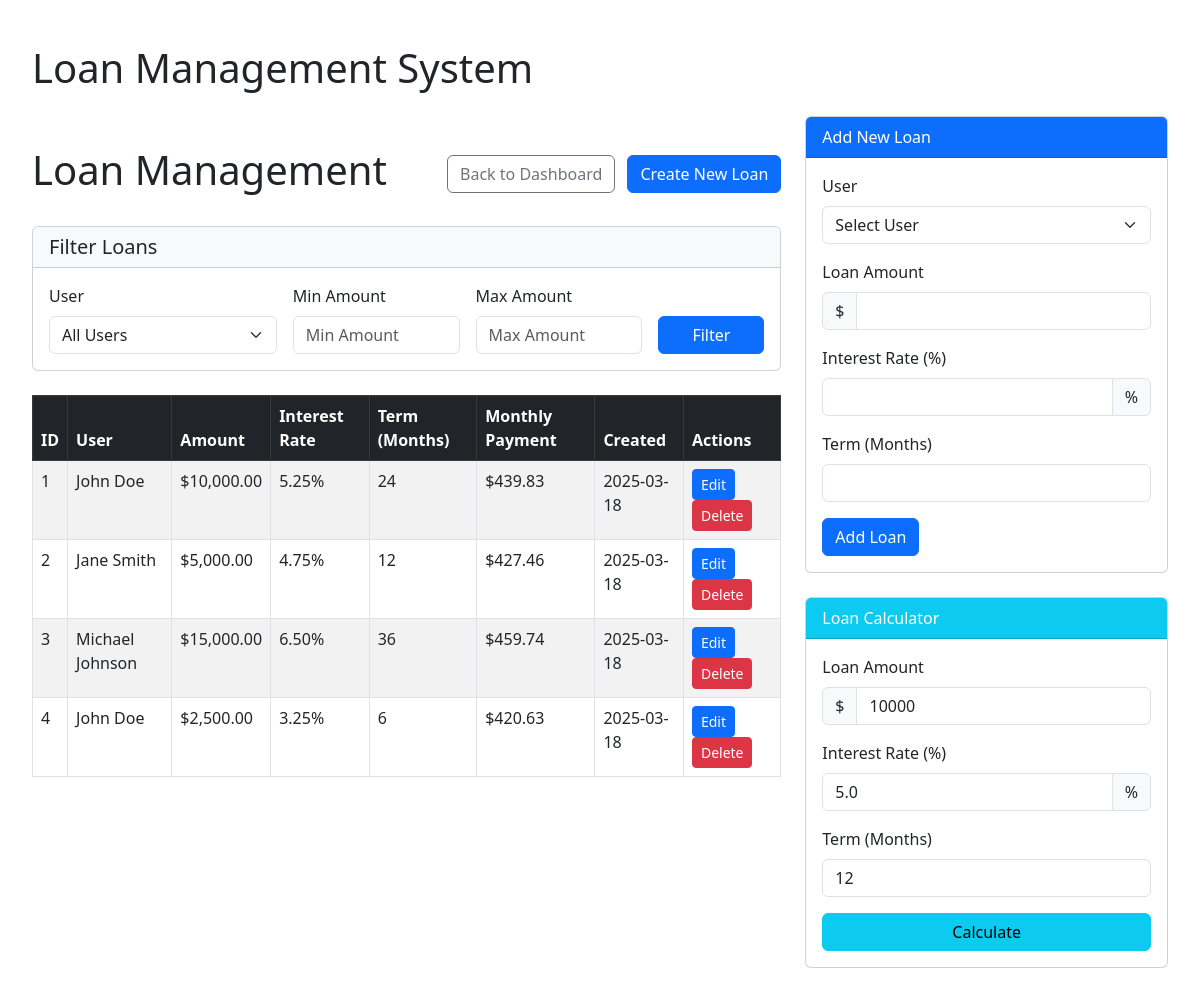
The page / on the database its author committed.
### tables this page shows
CREATE TABLE IF NOT EXISTS loans (
    id INT AUTO_INCREMENT PRIMARY KEY,
    user_id INT NOT NULL,
    amount DECIMAL(10, 2) NOT NULL,
    interest_rate DECIMAL(5, 2) NOT NULL,
    term_months INT NOT NULL,
    created_at DATETIME NOT NULL,
    updated_at DATETIME NOT NULL,
    FOREIGN KEY (user_id) REFERENCES users(id)
);

CREATE TABLE IF NOT EXISTS users (
    id INT AUTO_INCREMENT PRIMARY KEY,
    name VARCHAR(100) NOT NULL,
    email VARCHAR(100) NOT NULL UNIQUE,
    phone VARCHAR(20),
    address TEXT,
    created_at DATETIME NOT NULL,
    updated_at DATETIME NOT NULL
);

### Service/LoanService.php (called while the page is built, shortened)
<?php
class LoanService {
    private $loanRepository;
    public function __construct(LoanRepository $loanRepository) {
        $this->loanRepository = $loanRepository;
    }
    public function getAllLoans(int $page = 1, int $perPage = 10) {
        $result = $this->loanRepository->getAllLoans($page, $perPage);
        $loans = [];
        foreach ($result['loans'] as $loanData) {
            $loans[] = Loan::fromArray($loanData);
        }
        return [
            'loans' => $loans,
            'total' => $result['total'],
            'page' => $result['page'],
            'perPage' => $result['perPage'],
            'totalPages' => $result['totalPages']
        ];
    }
    public function calculateMonthlyPayment(float $amount, float $interestRate, int $termMonths) {
        $monthlyInterestRate = $interestRate / 12 / 100;
        $monthlyPayment = ($monthlyInterestRate * $amount) /
                          (1 - pow(1 + $monthlyInterestRate, -$termMonths));
        return round($monthlyPayment, 2);
    }
}

### Repository/LoanRepository.php (called while the page is built, shortened)
<?php
class LoanRepository {
    private $db;
    public function __construct(PDO $db) {
        $this->db = $db;
    }
    public function getAllLoans(int $page = 1, int $perPage = 10) {
        $offset = ($page - 1) * $perPage;
        $countStmt = $this->db->query("SELECT COUNT(*) FROM loans");
        $total = $countStmt->fetchColumn();
        $totalPages = ceil($total / $perPage);
        $stmt = $this->db->prepare("
            SELECT * FROM loans
            ORDER BY created_at DESC
            LIMIT ? OFFSET ?
        ");
        $stmt->bindValue(1, $perPage, PDO::PARAM_INT);
        $stmt->bindValue(2, $offset, PDO::PARAM_INT);
        $stmt->execute();
        $loans = $stmt->fetchAll(PDO::FETCH_ASSOC);
        return [
            'loans' => $loans,
            'total' => $total,
            'page' => $page,
            'perPage' => $perPage,
            'totalPages' => $totalPages
        ];
    }
}

### Model/Loan.php (called while the page is built, shortened)
<?php
class Loan {
    private $id;
    private $amount;
    private $interestRate;
    private $termMonths;
    private $createdAt;
    public static function fromArray(array $data): Loan {
        $loan = new self();
        $loan->id = $data['id'] ?? null;
        $loan->userId = $data['user_id'] ?? null;
        $loan->amount = $data['amount'] ?? null;
        $loan->interestRate = $data['interest_rate'] ?? null;
        $loan->termMonths = $data['term_months'] ?? null;
        $loan->createdAt = $data['created_at'] ?? null;
        $loan->updatedAt = $data['updated_at'] ?? null;
        return $loan;
    }
    public function getId() {
        return $this->id;
    }
    public function getAmount() {
        return $this->amount;
    }
    public function getInterestRate() {
        return $this->interestRate;
    }
    public function getTermMonths() {
        return $this->termMonths;
    }
    public function getCreatedAt() {
        return $this->createdAt;
    }
}

### index.php (the view, shortened to what this page needs)
<?php
spl_autoload_register(function ($class) {
    $prefix = 'Loan\\';
    $base_dir = __DIR__ . '/';
    $len = strlen($prefix);
    $relative_class = substr($class, $len);
    $file = $base_dir . str_replace('\\', '/', $relative_class) . '.php';
});
try {
    $db = Database::getConnection();
    $loanRepository = new LoanRepository($db);
    $loanService = new LoanService($loanRepository);
    $stmt = $db->query("SELECT id, name FROM users ORDER BY name");
    $users = $stmt->fetchAll(PDO::FETCH_ASSOC);
    $page = isset($_GET['page']) ? (int)$_GET['page'] : 1;
    $perPage = 10;
    $loansData = $loanService->getAllLoans($page, $perPage);
    $loans = $loansData['loans'];
} catch (PDOException $e) {
    $message = "Database error: " . $e->getMessage();
    $messageType = "danger";
}
$editingLoan = null;
?>
<!DOCTYPE html>
<html lang="en">
<head>
    <link href="https://cdn.jsdelivr.net/npm/bootstrap@5.3.0-alpha1/dist/css/bootstrap.min.css" rel="stylesheet">
</head>
<body>
    <div class="container">
        <h1 class="mt-4 mb-4">Loan Management System</h1>
        <div class="row">
            <div class="col-md-8">
                <div class="table-container">
                    <div class="d-flex justify-content-between align-items-center mb-4">
                        <h1>Loan Management</h1>
                        <div>
                            <a href="dashboard.php" class="btn btn-outline-secondary me-2">Back to Dashboard</a>
                            <a href="javascript:void(0);" onclick="document.getElementById('loanForm').scrollIntoView({behavior: 'smooth'});" class="btn btn-primary">Create New Loan</a>
                        </div>
                    </div>
                    <div class="card mb-4">
                        <div class="card-header bg-light">
                            <h5 class="mb-0">Filter Loans</h5>
                        </div>
                        <div class="card-body">
                            <form method="get" class="row g-3">
                                <div class="col-md-4">
                                    <label for="userId" class="form-label">User</label>
                                    <select class="form-select" id="userId" name="user_id">
                                        <option value="">All Users</option>
                                    </select>
                                </div>
                                <div class="col-md-3">
                                    <label for="minAmount" class="form-label">Min Amount</label>
                                    <input type="number" class="form-control" id="minAmount" name="min_amount"
                                           value="<?php echo isset($_GET['min_amount']) ? htmlspecialchars($_GET['min_amount']) : ''; ?>"
                                           placeholder="Min Amount">
                                </div>
                                <div class="col-md-3">
                                    <label for="maxAmount" class="form-label">Max Amount</label>
                                    <input type="number" class="form-control" id="maxAmount" name="max_amount"
                                           value="<?php echo isset($_GET['max_amount']) ? htmlspecialchars($_GET['max_amount']) : ''; ?>"
                                           placeholder="Max Amount">
                                </div>
                                <div class="col-md-2 d-flex align-items-end">
                                    <button type="submit" class="btn btn-primary w-100">Filter</button>
                                </div>
                            </form>
                        </div>
                    </div>
                    <table class="table table-striped table-hover table-bordered">
                        <thead class="table-dark">
                            <tr>
                                <th>ID</th>
                                <th>User</th>
                                <th>Amount</th>
                                <th>Interest Rate</th>
                                <th>Term (Months)</th>
                                <th>Monthly Payment</th>
                                <th>Created</th>
                                <th>Actions</th>
                            </tr>
                        </thead>
                        <tbody>
                            <?php if (count($loans) > 0): ?>
                                <?php foreach ($loans as $loan): ?>
                                    <?php
                                        $userName = "Unknown";
                                        foreach ($users as $user) {
                                            if ($user['id'] == $loan->getUserId()) {
                                                $userName = $user['name'];
                                                break;
                                            }
                                        }
                                        $monthlyPayment = $loanService->calculateMonthlyPayment(
                                            $loan->getAmount(),
                                            $loan->getInterestRate(),
                                            $loan->getTermMonths()
                                        );
                                    ?>
                                    <tr>
                                        <td><?php echo $loan->getId(); ?></td>
                                        <td><?php echo htmlspecialchars($userName); ?></td>
                                        <td>$<?php echo number_format($loan->getAmount(), 2); ?></td>
                                        <td><?php echo $loan->getInterestRate(); ?>%</td>
                                        <td><?php echo $loan->getTermMonths(); ?></td>
                                        <td>$<?php echo number_format($monthlyPayment, 2); ?></td>
                                        <td><?php echo date('Y-m-d', strtotime($loan->getCreatedAt())); ?></td>
                                        <td>
                                            <a href="?edit=<?php echo $loan->getId(); ?>" class="btn btn-sm btn-primary">Edit</a>
                                            <form method="post" style="display: inline;">
                                                <button type="submit" class="btn btn-sm btn-danger" onclick="return confirm('Are you sure you want to delete this loan?')">Delete</button>
                                            </form>
                                        </td>
                                    </tr>
                                <?php endforeach; ?>
                            <?php else: ?>
                                <tr>
                                    <td colspan="8" class="text-center">No loans found</td>
                                </tr>
                            <?php endif; ?>
                        </tbody>
                    </table>
                </div>
            </div>
            <div class="col-md-4">
                <div class="card" id="loanForm">
                    <div class="card-header bg-primary text-white">
                        <?php echo $editingLoan ? 'Edit Loan' : 'Add New Loan'; ?>
                    </div>
                    <div class="card-body">
                        <form method="post">
                            <div class="mb-3">
                                <label for="userId" class="form-label">User</label>
                                <select class="form-select" id="userId" name="userId" required <?php echo $editingLoan ? 'disabled' : ''; ?>>
                                    <option value="">Select User</option>
                                </select>
                            </div>
                            <div class="mb-3">
                                <label for="amount" class="form-label">Loan Amount</label>
                                <div class="input-group">
                                    <span class="input-group-text">$</span>
                                    <input type="number" step="0.01" min="0" class="form-control" id="amount" name="amount"
                                           value="<?php echo $editingLoan ? $editingLoan->getAmount() : ''; ?>" required>
                                </div>
                            </div>
                            <div class="mb-3">
                                <label for="interestRate" class="form-label">Interest Rate (%)</label>
                                <div class="input-group">
                                    <input type="number" step="0.01" min="0" class="form-control" id="interestRate" name="interestRate"
                                           value="<?php echo $editingLoan ? $editingLoan->getInterestRate() : ''; ?>" required>
                                    <span class="input-group-text">%</span>
                                </div>
                            </div>
                            <div class="mb-3">
                                <label for="termMonths" class="form-label">Term (Months)</label>
                                <input type="number" min="1" class="form-control" id="termMonths" name="termMonths"
                                       value="<?php echo $editingLoan ? $editingLoan->getTermMonths() : ''; ?>" required>
                            </div>
                            <div class="d-grid gap-2 d-md-flex">
                                <button type="submit" class="btn btn-primary">
                                    <?php echo $editingLoan ? 'Update Loan' : 'Add Loan'; ?>
                                </button>
                            </div>
                        </form>
                    </div>
                </div>
                <div class="card mt-4">
                    <div class="card-header bg-info text-white">
                        Loan Calculator
                    </div>
                    <div class="card-body">
                        <form id="calculatorForm">
                            <div class="mb-3">
                                <label for="calcAmount" class="form-label">Loan Amount</label>
                                <div class="input-group">
                                    <span class="input-group-text">$</span>
                                    <input type="number" step="0.01" min="0" class="form-control" id="calcAmount" value="10000">
                                </div>
                            </div>
                            <div class="mb-3">
                                <label for="calcInterestRate" class="form-label">Interest Rate (%)</label>
                                <div class="input-group">
                                    <input type="number" step="0.01" min="0" class="form-control" id="calcInterestRate" value="5.0">
                                    <span class="input-group-text">%</span>
                                </div>
                            </div>
                            <div class="mb-3">
                                <label for="calcTermMonths" class="form-label">Term (Months)</label>
                                <input type="number" min="1" class="form-control" id="calcTermMonths" value="12">
                            </div>
                            <div class="d-grid">
                                <button type="button" id="calculateBtn" class="btn btn-info">Calculate</button>
                            </div>
                        </form>
                    </div>
                </div>
            </div>
        </div>
    </div>
</body>
</html>

### index.php (style rules this page uses)
body { padding: 20px; }
.container { max-width: 1200px; }
.table-container { margin-top: 30px; margin-bottom: 30px; }

### rows shown on the page
loans: id "1", user.name "John Doe", amount "10,000.00", interest_rate "5.25", term_months "24", monthlyPayment "439.83", created_at "2025-03-18"
loans: id "2", user.name "Jane Smith", amount "5,000.00", interest_rate "4.75", term_months "12", monthlyPayment "427.46", created_at "2025-03-18"
loans: id "3", user.name "Michael Johnson", amount "15,000.00", interest_rate "6.50", term_months "36", monthlyPayment "459.74", created_at "2025-03-18"
loans: id "4", user.name "John Doe", amount "2,500.00", interest_rate "3.25", term_months "6", monthlyPayment "420.63", created_at "2025-03-18"
